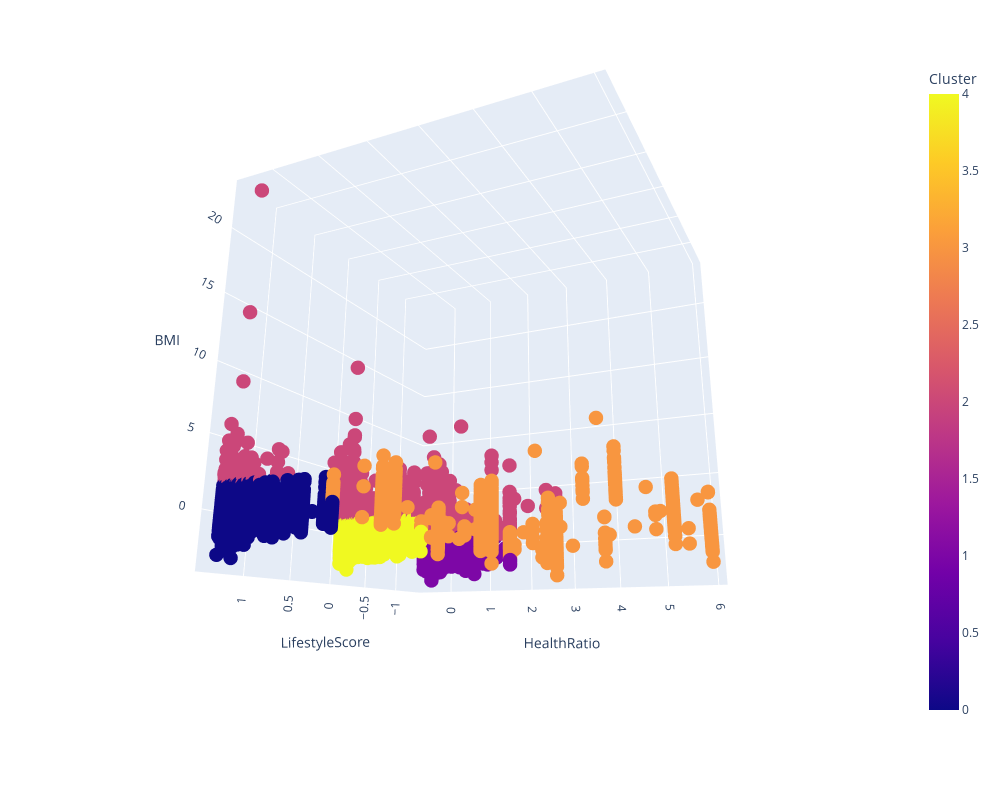

Notebook code cell kept with this figure:
### Code cell
# Create a 3D scatter plot
fig = px.scatter_3d(features_data, x='LifestyleScore', y='HealthRatio', z='BMI', color='Cluster')

# Customize the plot
fig.update_layout(
    scene=dict(xaxis_title='LifestyleScore', yaxis_title='HealthRatio', zaxis_title='BMI'),
    scene_camera_eye=dict(x=1.87, y=0.88, z=-0.64),  # Adjust the initial camera view
    height=800,  # Set the height of the plot
    width=1000   # Set the width of the plot
)
fig.update_traces(marker=dict(size=5))

# Show the 3D plot
fig.show()

### Figure 1 — Plotly figure (JSON) as saved in the notebook; plotly's stock layout.template omitted (floating-point values rounded to 4 significant figures; data arrays with more than 128 entries replaced by an {"elided": "..."} marker saying what was removed)
{"data": [{"hovertemplate": "LifestyleScore=%{x}<br>HealthRatio=%{y}<br>BMI=%{z}<br>Cluster=%{marker.color}<extra></extra>", "legendgroup": "", "marker": {"color": {"elided": "23203 int values"}, "coloraxis": "coloraxis", "size": 5, "symbol": "circle"}, "mode": "markers", "name": "", "scene": "scene", "showlegend": false, "type": "scatter3d", "x": {"elided": "23203 float values"}, "y": {"elided": "23203 float values"}, "z": {"elided": "23203 float values"}}], "layout": {"coloraxis": {"colorbar": {"title": {"text": "Cluster"}}, "colorscale": [[0, "#0d0887"], [0.1111, "#46039f"], [0.2222, "#7201a8"], [0.3333, "#9c179e"], [0.4444, "#bd3786"], [0.5556, "#d8576b"], [0.6667, "#ed7953"], [0.7778, "#fb9f3a"], [0.8889, "#fdca26"], [1, "#f0f921"]]}, "height": 800, "legend": {"tracegroupgap": 0}, "margin": {"t": 60}, "scene": {"camera": {"eye": {"x": 1.87, "y": 0.88, "z": -0.64}}, "domain": {"x": [0, 1], "y": [0, 1]}, "xaxis": {"title": {"text": "LifestyleScore"}}, "yaxis": {"title": {"text": "HealthRatio"}}, "zaxis": {"title": {"text": "BMI"}}}, "width": 1000}}
